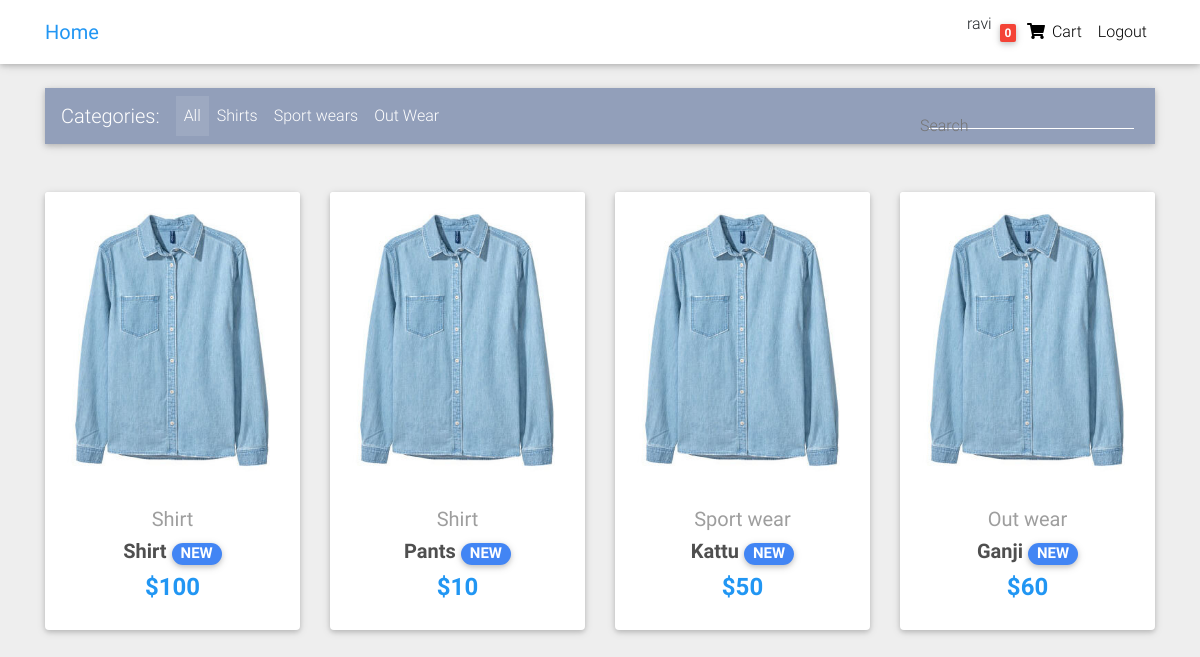
The app's page / (signed in) with its own data.
### core/models.py (models this page shows, shortened)
class Order(models.Model):
    user = models.ForeignKey(settings.AUTH_USER_MODEL,
                            on_delete=models.CASCADE)
    items = models.ManyToManyField(OrderItem)
    start_date = models.DateTimeField(auto_now_add=True)
    ordered_date = models.DateTimeField()
    ordered= models.BooleanField(default=False)
    billing_address = models.ForeignKey(
        'BillingAddress',
        on_delete=models.SET_NULL,
        blank=True,
        null=True
    )

class Items(models.Model):
    title = models.CharField(max_length=100)
    img = models.ImageField(upload_to='items_img/')
    categories= models.CharField(choices=CATEGORIES_CHOICES,max_length=2)
    label= models.CharField(choices=LABEL_CHOICES,max_length=1,blank=True,null=True)
    price = models.IntegerField()
    discount_price = models.IntegerField(null=True,blank=True)
    description = models.CharField(max_length=1000,null=True,blank=True)
    slug = models.SlugField()
    def get_abs_url(self):
        return reverse("core:product",kwargs={
            'slug':self.slug
        })

### core/views.py (the view)
# urls.py: path('',HomeView.as_view(),name='home'),
class  HomeView(ListView):
    paginate_by = 4
    template_name = "home-page.html"
    model = Items
    def get_context_data(self,*args,**kwargs):
        context = super().get_context_data(**kwargs)
        context['filter'] = ItemsFilter(self.request.GET,queryset=self.get_queryset())
        return context

### core/templatetags/cart_template_tags.py (called while the page is built)
@register.filter
def cart_item_count(user):
    if user.is_authenticated:
        qs = Order.objects.filter(user=user,ordered = False)
        if qs.exists():
            return qs[0].items.count()
    return 0

### templates/home-page.html (shortened to what this page needs)
{% extends '_base.html' %}
{% block contents%}
  <main>
    <div class="container">
      <nav class="navbar navbar-expand-lg navbar-dark mdb-color lighten-3 mt-3 mb-5">
        <span class="navbar-brand">Categories:</span>
        <div class="collapse navbar-collapse" id="basicExampleNav">
          <ul class="navbar-nav mr-auto">
            <li class="nav-item active">
              <a class="nav-link" href="{% url 'core:home' %}">All
              </a>
            </li>
            <li class="nav-item">
              <a class="nav-link" href="{% url 'core:filter_by_categories' 'S' %}">Shirts</a>
            </li>
            <li class="nav-item">
              <a class="nav-link" href="{% url 'core:filter_by_categories' 'SW' %}">Sport wears</a>
            </li>
            <li class="nav-item">
              <a class="nav-link" href="{% url 'core:filter_by_categories' 'OW' %}"> Out Wear</a>
            </li>
          </ul>
          <form class="form-inline" method="GET">
            <div class="md-form my-0">
              <form action="" method="post">
                {{filter.form.title}}
                <label for="">Search</label>
              </form>
            </div>
          </form>
        </div>
      </nav>
      <section class="text-center mb-4">
        <div class="row wow fadeIn">
        {% for item in filter.qs %}
          <div class="col-lg-3 col-md-6 mb-4">
            <div class="card">
              <div class="view overlay">
                <img src="{{ item.img.url }}" class="card-img-top"
                  alt="">
              </div>
              <div class="card-body text-center">
                <a href="" class="grey-text">
                  <h5>{{ item.get_categories_display }}</h5>
                </a>
                <h5>
                  <strong>
                    <a href="{{ item.get_abs_url }}" class="dark-grey-text">{{ item.title }}
                      <span class="badge badge-pill {{item.get_label_display}}-color">NEW</span>
                    </a>
                  </strong>
                </h5>
                <h4 class="font-weight-bold blue-text">
                  {% if item.discount_price %}
                    <strong>${{ item.discount_price }}</strong>
                  {% else %}
                    <strong>${{ item.price }}</strong>
                  {% endif %}
                </h4>
              </div>
            </div>
          </div>
        {% endfor %}
        </div>
      </section>
    </div>
  </main>
{% endblock %}

### templates/_base.html (shortened to what this page needs)
<!DOCTYPE html>
<html lang="en">
{% load static %}
{% load cart_template_tags %}
<head>
  <link rel="stylesheet" href="https://use.fontawesome.com/releases/v5.11.2/css/all.css">
  <link href="{% static 'css/bootstrap.min.css' %}" rel="stylesheet">
  <link href="{% static 'css/mdb.min.css' %}" rel="stylesheet">
  <link href="{% static 'css/style.min.css' %}" rel="stylesheet">
  <link href="{% static 'css/comments/comments.css' %}" rel="stylesheet">
</head>
<body>
  <div class="mt-5 pt-4">
  </div>
  <nav class="navbar fixed-top navbar-expand-lg navbar-light white scrolling-navbar">
    <div class="container">
      <a class="navbar-brand waves-effect" href="{% url 'core:home' %}">
        <strong class="blue-text">Home</strong>
      </a>
      <div class="collapse navbar-collapse" id="navbarSupportedContent">
        <ul class="navbar-nav nav-flex-icons">
          {% if request.user.is_authenticated %}
          <li class="nav-item">
            <span>{{ request.user.username }}</span>
          </li>
          <li class="nav-item">
            <a href="{% url 'core:CheckOutView' %}" class="nav-link waves-effect">
              <span class="badge red z-depth-1 mr-1"> {{request.user|cart_item_count}} </span>
              <i class="fas fa-shopping-cart"></i>
              <span class="clearfix d-none d-sm-inline-block"> Cart </span>
            </a>
          </li>
          <li class="nav-item">
            <a class="nav-link waves-effect" href="{% url 'account_logout' %}">
              <span class="clearfix d-none d-sm-inline-block"> Logout </span>
            </a>
          </li>
          {% endif %}
        </ul>
      </div>
    </div>
  </nav>
  {% block contents%}
  {% endblock%}
</body>
</html>

### core/static/css/comments/comments.css (style rules this page uses)
body { margin-top:20px; background:#eee; }

### templates/_base.html (style rules this page uses)
html, body, header, .carousel { height: 60vh; }

### records on screen
Items: img (picture), categories "Shirt", title "Shirt", discount_price "100"
Items: img (picture), categories "Shirt", title "Pants", discount_price "10"
Items: img (picture), categories "Sport wear", title "Kattu", discount_price "50"
Items: img (picture), categories "Out wear", title "Ganji", discount_price "60"

### other values on screen
{{ request.user.username }} "ravi"
{{ request.user|cart_item_count }} "0"
